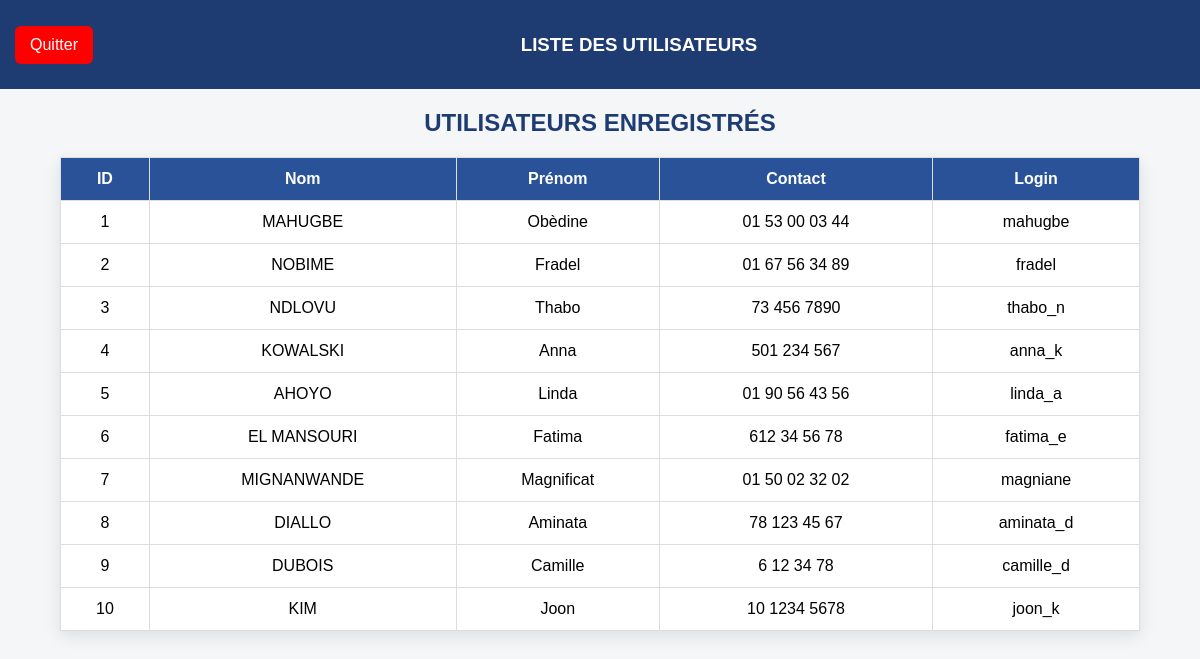
The app's page /liste_users.php with its own data.
### tables this page shows
CREATE TABLE `users` (
  `id` int(11) NOT NULL,
  `nom` varchar(50) DEFAULT NULL,
  `prenom` varchar(50) DEFAULT NULL,
  `contact` varchar(30) DEFAULT NULL,
  `login` varchar(50) DEFAULT NULL,
  `password` varchar(255) DEFAULT NULL
);

### liste_users.php (the view, shortened to what this page needs)
<?php include 'config.php'; ?>
<!DOCTYPE html>
<html>
<head>
</head>
<body>
<header>
    <a class="quit" href="home.php">Quitter</a>
    <h3>LISTE DES UTILISATEURS</h3>
</header>
<h2>UTILISATEURS ENREGISTRÉS</h2>
<table>
<tr>
    <th>ID</th>
    <th>Nom</th>
    <th>Prénom</th>
    <th>Contact</th>
    <th>Login</th>
</tr>
<?php
$sql = $conn->query("SELECT * FROM users");
while($row = $sql->fetch_assoc()){
    echo "<tr>
        <td>{$row['id']}</td>
        <td>{$row['nom']}</td>
        <td>{$row['prenom']}</td>
        <td>{$row['contact']}</td>
        <td>{$row['login']}</td>
    </tr>";
}
?>
</table>
</body>
</html>

### liste_users.php (style rules this page uses)
body { font-family: Arial; margin:0; background:#f4f6f8; }
header { background:#1e3c72; color:white; padding:15px; display:flex; justify-content:space-between; align-items:center; }
.quit { background:red; color:white; text-decoration:none; padding:10px 15px; border-radius:6px; }
h2 { text-align:center; margin-top:20px; color:#1e3c72; }
table { width:90%; margin:20px auto; border-collapse:collapse; background:white; box-shadow:0 5px 15px rgba(0,0,0,0.1); }
th,td { padding:12px; border:1px solid #ddd; text-align:center; }
th { background:#2a5298; color:white; }

### records on screen
users: id "1", nom "MAHUGBE", prenom "Obèdine", contact "01 53 00 03 44", login "mahugbe"
users: id "2", nom "NOBIME", prenom "Fradel", contact "01 67 56 34 89", login "fradel"
users: id "3", nom "NDLOVU", prenom "Thabo", contact "73 456 7890", login "thabo_n"
users: id "4", nom "KOWALSKI", prenom "Anna", contact "501 234 567", login "anna_k"
users: id "5", nom "AHOYO", prenom "Linda", contact "01 90 56 43 56", login "linda_a"
users: id "6", nom "EL MANSOURI", prenom "Fatima", contact "612 34 56 78", login "fatima_e"
users: id "7", nom "MIGNANWANDE", prenom "Magnificat", contact "01 50 02 32 02", login "magniane"
users: id "8", nom "DIALLO", prenom "Aminata", contact "78 123 45 67", login "aminata_d"
users: id "9", nom "DUBOIS", prenom "Camille", contact "6 12 34 78", login "camille_d"
users: id "10", nom "KIM", prenom "Joon", contact "10 1234 5678", login "joon_k"
